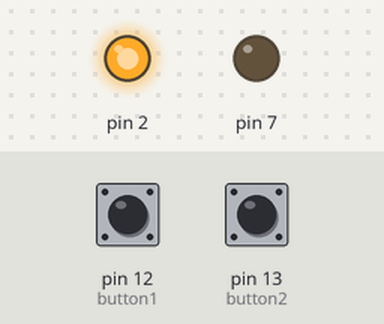
This sketch was run on a simulated Arduino Uno, built with avr-gcc and run on an emulated ATmega328P. Shown: output pins drawn as LEDs (lit = HIGH). Inputs (shaded band) come from the test bench; at power-on: pin 12 (button1) LOW, pin 13 (button2) HIGH.

Above: at 1.2 s.
1.3 s: pin 12 (button1) pulled HIGH for 0.15 s
At 1.37 s:
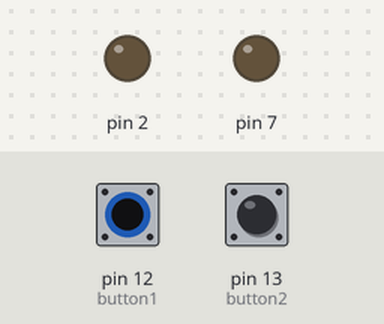
2.9 s: pin 12 (button1) pulled HIGH for 3.2 s
At 6.7 s:
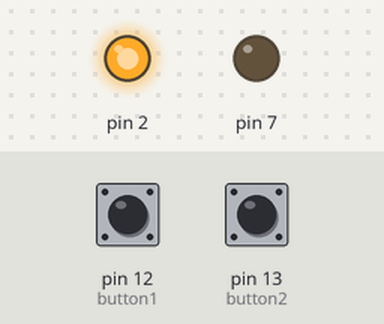
7.6 s: pin 13 (button2) pulled LOW for 3.2 s
At 9.0 s:
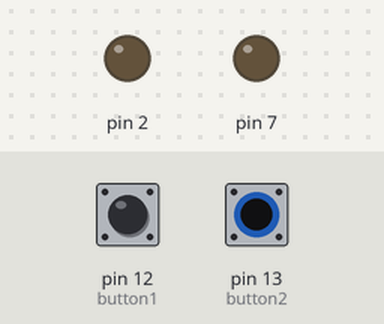
12.3 s: pin 12 (button1) driven HIGH and pin 13 (button2) driven LOW
At 12.6 s:
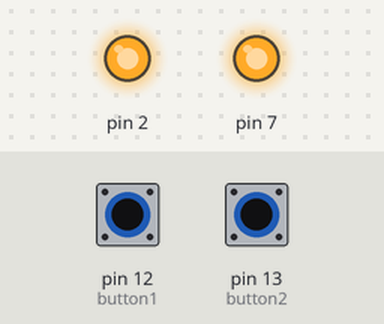
Timing chart, 0 to 14.8 s (numbered marks = the images above; inputs shaded):
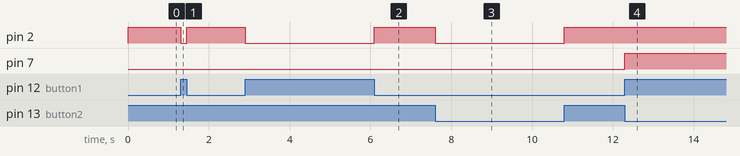

The sketch:

Path2_Task4.ino
```cpp
int button1 =  12;
int button2 =  13;
void setup() {
  // put your setup code here, to run once:
pinMode(7, OUTPUT);
pinMode(2, OUTPUT);
digitalWrite(2, LOW);
digitalWrite(7, LOW);
}

void loop() {
  // put your main code here, to run repeatedly:
if (digitalRead(button1)==true&&digitalRead(button2)==false){
 digitalWrite(2, HIGH);
 digitalWrite(7, HIGH);
  }
 if (digitalRead(button1)==false&&digitalRead(button2)==true){
 digitalWrite(2, HIGH);
 digitalWrite(7, LOW);
  }
  if (digitalRead(button1)==false&&digitalRead(button2)==false){
 digitalWrite(2, LOW);
 digitalWrite(7, LOW);
  }
  if (digitalRead(button1)==true&&digitalRead(button2)==true){
 digitalWrite(2, LOW);
 digitalWrite(7, LOW);
  }

}
```

Measured:
- after the input at 1.3 s, pin 2: HIGH → LOW at once, → HIGH 0.15 s later
- after the input at 2.9 s, pin 2: HIGH → LOW at once, → HIGH 3.2 s later
- after the input at 7.6 s, pin 2: HIGH → LOW at once, → HIGH 3.2 s later
- after the input at 12.3 s, pin 7: LOW → HIGH at once
